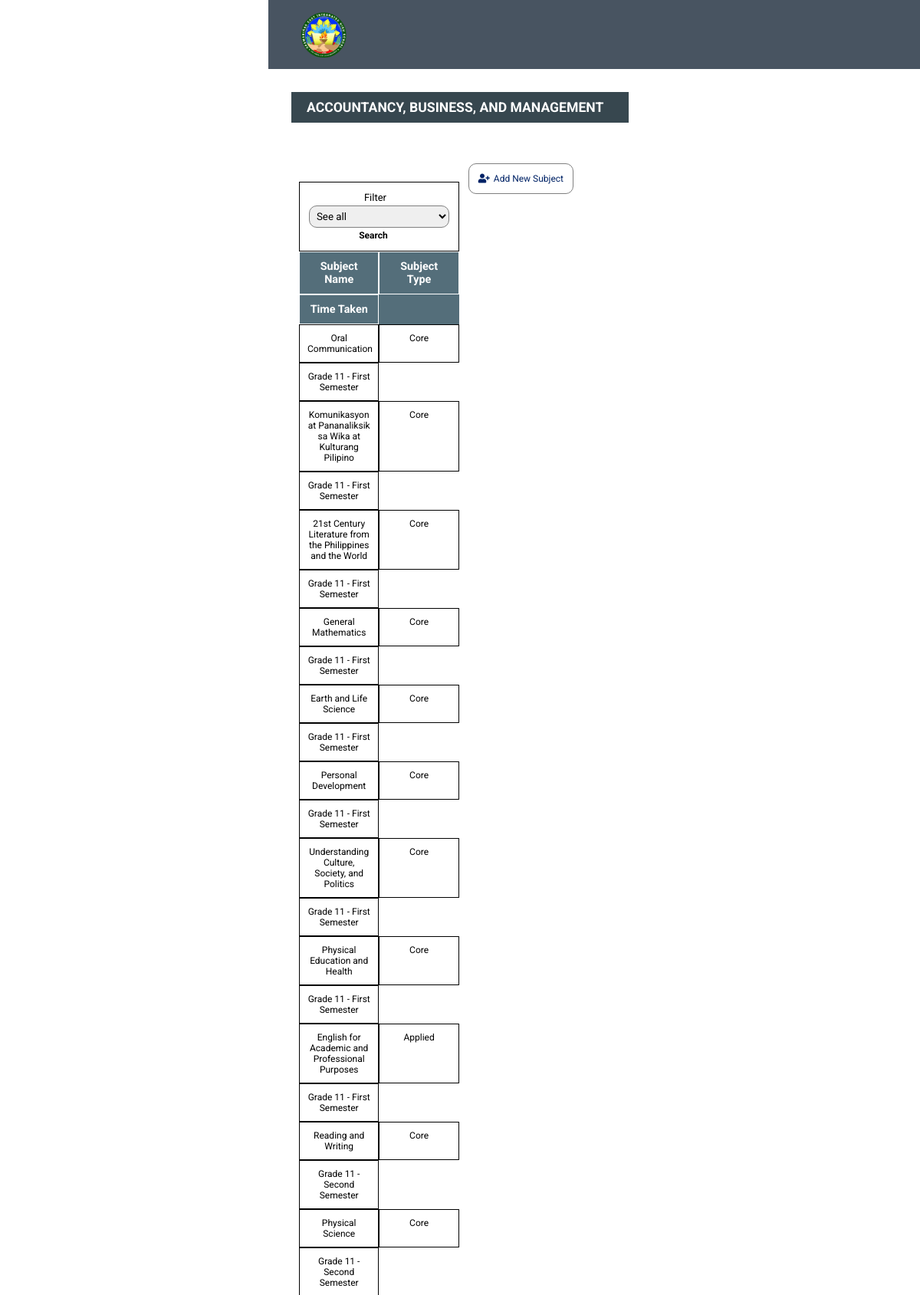
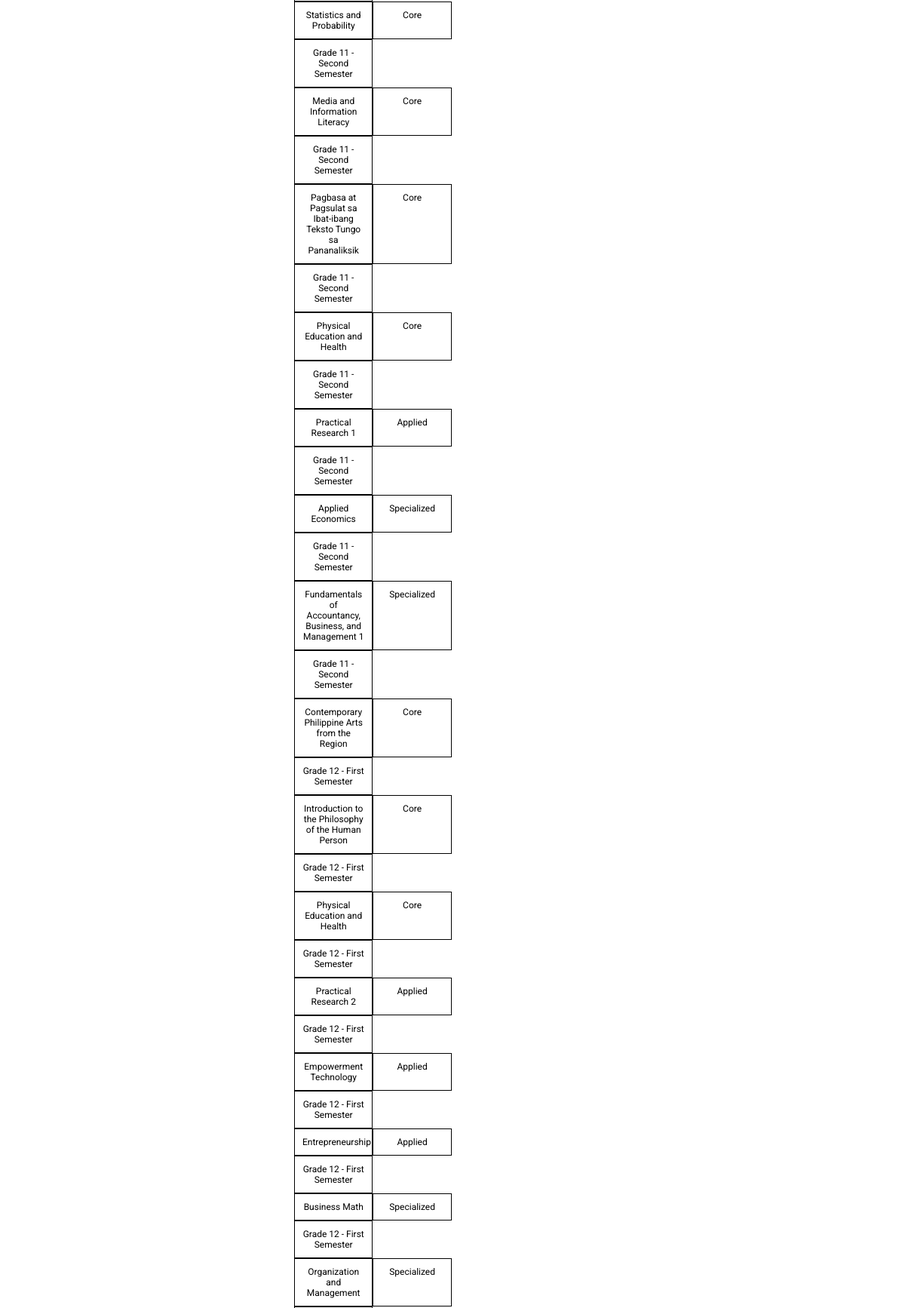
Page /Admin/viewsubjects.php?strand_id=1 (upper part) on the committed database (2 pictures, top to bottom).
### tables this page shows
CREATE TABLE IF NOT EXISTS `tbl_strands` (
`strands_ID` int(25) NOT NULL,
  `strands_name` varchar(255) NOT NULL,
  `strands_desc` varchar(255) NOT NULL,
  `track_ID` int(25) NOT NULL,
  `track_name` varchar(255) NOT NULL
);

CREATE TABLE IF NOT EXISTS `tbl_subjects` (
`subject_ID` int(30) NOT NULL,
  `subject_name` varchar(255) NOT NULL,
  `subject_type` varchar(255) NOT NULL,
  `strands_ID` int(30) NOT NULL,
  `semester` varchar(255) NOT NULL,
  `yearlevel` varchar(255) NOT NULL
);

### Admin/viewsubjects.php (the view, shortened to what this page needs)
<?php
	include("../dbconnect.php");
	$strand_id = $_GET['strand_id'];
	$subjectQry = mysqli_query($conn, "SELECT * FROM tbl_subjects as t1 inner join tbl_strands as t2 on t1.strands_ID = t2.strands_ID WHERE t1.strands_ID = '$strand_id'");
	$strandQry = mysqli_query($conn, "SELECT * FROM tbl_strands WHERE strands_ID = '$strand_id'");
	$strandQryResult = mysqli_fetch_assoc($strandQry);
?>
<!DOCTYPE html>
<html>
<head>
	<link rel="stylesheet" type="text/css" href="css/register.css">
	<link rel="stylesheet" type="text/css" href="css/table_design.css">
	<link rel="stylesheet" type="text/css" href="css/mediascreen.css">
</head>
<body>
	<?php
		include('navbar.php')
	?>
	<div class="container">
		<div class="header">
			<h4><?php echo $strandQryResult['strands_desc']; ?></h4>
		</div>
		<div class="add-new">
			<a class="reg" href="addnewsubject.php?strand_idd=<?php echo $strandQryResult['strands_ID']; ?>"><i class="fas fa-user-plus"></i>Add New Subject</a>
		</div><br>
		<form method="post">
		<div class="table">
			<table class="student-table">
				<tr>
					<td colspan="5">
					<div class="buttons">
						<label for="filter">Filter</label>
						<select name="filterr" id="filter">
							<option selected hidden>See all</option>
						</select>
						<input type="submit" name="submit" value="Search">
					</div>
					</td>
				</tr>
				<tr class="table-header">
					<td>Subject Name</td>
					<td>Subject Type</td>
					<td align="center">Time Taken</td>
				</tr>
				<?php
				while($subjectQryResult = mysqli_fetch_assoc($subjectQry)){	?>
					<tr class="content">
						<td><?php echo $subjectQryResult['subject_name']; ?></td>
						<td><?php echo $subjectQryResult['subject_type']; ?></td>
						<td align="center"><?php echo $subjectQryResult['yearlevel'] .' - ' .$subjectQryResult['semester']; ?> Semester</td>
					</tr>
				<?php }
				?>
			</table>
		</div>
		</form>
	</div>
</body>
</html>

### Admin/css/register.css (style rules this page uses)
* { padding: 0; margin: 0; font-family: sans-serif; }
.container { margin: 120px 30px 0 50px; }
form { padding: 10px 10px; }
table { border-collapse: collapse; }
table td { padding: 8px 8px; }
input, select { width: 170px; padding: 6px 6px; border: 1px solid gray; border-radius: 10px; }
select { padding: 5px 5px; width: 183px; }
table { border-bottom: 2px solid #002366; }
@media screen and (max-width:1300px) { .header h4 { display: block !important; } }

### Admin/css/table_design.css (style rules this page uses)
* { margin: 0; padding: 0; font-family: sans-serif; }
.container { margin:120px 30px 0 30px; }
.header h4 { padding: 10px 20px; color: white; background-color:#37474f; }
.add-new { float: right; margin-top: 25px; }
.add-new a { padding: 12px 12px; text-decoration: none; color: #002366; background-color: white; font-size: 12px; border: 1px solid gray; border-radius: 10px; }
table td { padding: 10px 10px; }
form .content { font-size: 12px; }
.buttons input[type="submit"] { text-decoration: none; border: none; width: 90px; font-size: 12px; font-weight: bold; color: black; padding: 2px 3px; background-color: transparent; }
.buttons { float: right; line-height: 20px; }
.buttons label { font-size: 13px; margin-right: 10px; }
table { border-bottom: 2px solid #e0e0e0;; width: 100%; border-collapse: collapse; }
.buttons select { padding: 5px 5px; border-radius: 10px; }
.buttons input { margin-left: -15px; color: red; transition: .3s ease; cursor: pointer; }

### Admin/css/mediascreen.css (style rules this page uses)
@media (max-width:1300px) { tr { display: flex; flex-wrap: wrap; width: 100%; } }
@media (max-width:1300px) { td { display: block; width: 50%; text-align: center; } }
@media (max-width:1300px) { td[colspan] { width: 100%; } }
@media (max-width:1300px) { table { display: block; width: 100%; } }
@media (max-width:1300px) { td { border: solid 1px; } }
@media (max-width:1300px) { body { width: 500px; margin: auto; } }
@media (max-width:1300px) { * { box-sizing: border-box; } }
@media (max-width:1300px) { .add-new a { float: right; margin-top: 25px; margin-right:60px; } }

### Admin/css/styles.css (style rules this page uses)
* { margin: 0; padding: 0; text-decoration: none; font-family: "Roboto", sans-serif; }
@media screen and (max-width:1300px) { .add-new { padding: 12px 12px; text-decoration: none; color: #002366; background-color: white; font-size: 12px; margin-top: 16px; } }

### Admin/viewsubjects.php (style rules this page uses)
.reg i { margin-right:5px; }
.add-new { margin-bottom: 2rem; }
.table { font-size: .9rem; margin-top: 3rem; }
.table-header { font-weight: bold; }
td { padding: 10px 2px; }
.header { text-transform: uppercase; font-size: 1.1rem; }
.content { font-size: 1rem; }
.table-header { background-color: #546e7a; color: #fff; }

### rows in the picture
tbl_strands: strands_desc "ACCOUNTANCY, BUSINESS, AND MANAGEMENT"
tbl_subjects: subject_name "Oral Communication", subject_type "Core", yearlevel "Grade 11", semester "First"
tbl_subjects: subject_name "Komunikasyon at Pananaliksik sa Wika at Kulturang Pilipino", subject_type "Core", yearlevel "Grade 11", semester "First"
tbl_subjects: subject_name "21st Century Literature from the Philippines and the World", subject_type "Core", yearlevel "Grade 11", semester "First"
tbl_subjects: subject_name "General Mathematics", subject_type "Core", yearlevel "Grade 11", semester "First"
tbl_subjects: subject_name "Earth and Life Science", subject_type "Core", yearlevel "Grade 11", semester "First"
tbl_subjects: subject_name "Personal Development", subject_type "Core", yearlevel "Grade 11", semester "First"
tbl_subjects: subject_name "Understanding Culture, Society, and Politics", subject_type "Core", yearlevel "Grade 11", semester "First"
tbl_subjects: subject_name "Physical Education and Health", subject_type "Core", yearlevel "Grade 11", semester "First"
tbl_subjects: subject_name "English for Academic and Professional Purposes", subject_type "Applied", yearlevel "Grade 11", semester "First"
tbl_subjects: subject_name "Reading and Writing", subject_type "Core", yearlevel "Grade 11", semester "Second"
tbl_subjects: subject_name "Physical Science", subject_type "Core", yearlevel "Grade 11", semester "Second"
tbl_subjects: subject_name "Statistics and Probability", subject_type "Core", yearlevel "Grade 11", semester "Second"
tbl_subjects: subject_name "Media and Information Literacy", subject_type "Core", yearlevel "Grade 11", semester "Second"
tbl_subjects: subject_name "Pagbasa at Pagsulat sa Ibat-ibang Teksto Tungo sa Pananaliksik", subject_type "Core", yearlevel "Grade 11", semester "Second"
tbl_subjects: subject_name "Physical Education and Health", subject_type "Core", yearlevel "Grade 11", semester "Second"
tbl_subjects: subject_name "Practical Research 1", subject_type "Applied", yearlevel "Grade 11", semester "Second"
tbl_subjects: subject_name "Applied Economics", subject_type "Specialized", yearlevel "Grade 11", semester "Second"
tbl_subjects: subject_name "Fundamentals of Accountancy, Business, and Management 1", subject_type "Specialized", yearlevel "Grade 11", semester "Second"
tbl_subjects: subject_name "Contemporary Philippine Arts from the Region", subject_type "Core", yearlevel "Grade 12", semester "First"
tbl_subjects: subject_name "Introduction to the Philosophy of the Human Person", subject_type "Core", yearlevel "Grade 12", semester "First"
tbl_subjects: subject_name "Physical Education and Health", subject_type "Core", yearlevel "Grade 12", semester "First"
tbl_subjects: subject_name "Practical Research 2", subject_type "Applied", yearlevel "Grade 12", semester "First"
tbl_subjects: subject_name "Empowerment Technology", subject_type "Applied", yearlevel "Grade 12", semester "First"
tbl_subjects: subject_name "Entrepreneurship", subject_type "Applied", yearlevel "Grade 12", semester "First"
tbl_subjects: subject_name "Business Math", subject_type "Specialized", yearlevel "Grade 12", semester "First"
tbl_subjects: subject_name "Organization and Management", subject_type "Specialized"
